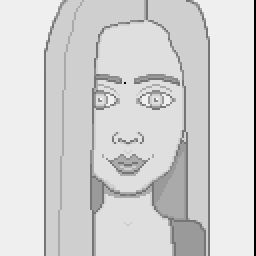
#> input picture Algebra_lineal/network_img.png, 128 x 128 px (shown 2 times larger)
$ jupyter execute --allow-errors Matrices.ipynb
#> lines starting #> are read from the running program, lines starting #| are printed output that depends on the picture
# Operaciones con matrices

Hoy estaba leyendo el manual de diseño para un Data Science y me encontré con una sección interesante acerca de álgebra lineal. Concretamente se trata de operaciones con matrices.
Lo que lo hizo tan interesante fue el uso de imágenes para representar las operaciones.

[cell 1]
import matplotlib.pyplot as plt
import cv2
import numpy as np

[cell 2]
img = cv2.imread("logo.png",0)

#> (a cell that did not finish here is left out)

#> (a cell that did not finish here is left out)

#> (a cell that did not finish here is left out)

[cell 6]
img2 = cv2.imread("network_img.png",0)
#> img2 is the input picture: shape (128, 128); min 0, max 255, mean 212.3
img2 = cv2.resize(img2,(100,100))
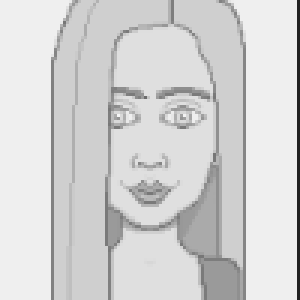
#> img2: shape (100, 100) (shown 3 times larger); min 33, max 246, mean 212
plt.imshow(img2,'gray')

## Suma de matrices

La primera operación consiste en una suma de matrices, cada elemento (pixel) de la nueva imagen será el resultado de sumar los elementos individuales de cada imagen.
$M_{ij} = \alpha \times{img_{ij}}+ (1-\alpha)\times{img2_{ij}}$

Alpha es el factor que permitirá ir de una imagen a otra suavemente.

[cell 7]
alpha = 0.1
#> (the rest of this cell did not finish here and is left out)

#> (a cell that did not finish here is left out)

Puede verse cómo ambas imágenes aparecen con cierta transparencia. Esto es porque tomamos sólo parte del valor original.

#> (a cell that did not finish here is left out)

## Multiplicación de matrices

El caso base es el producto punto de dos vectores. Consiste en multiplicar los componentes de los vectores de forma individual y luego sumarlos para obtener un valor escalar.

[cell 10]
vector1 = np.array([1,2,3])
vector2 = np.array([3,2,1])

producto = vector1 * vector2
producto

[cell 11]
producto_punto = producto.sum()
producto_punto

Para esto ya existe un módulo de numpy, pero de todas formas lo dejo escrito.

[cell 12]
np.dot(vector1,vector2)

La multiplicación de matrices consiste en una generalización, vamos a realizar un producto punto entre filas y columnas para formar una nueva matriz.

[cell 13]
matriz1 = np.array([[1,2,3],[1,2,3]])
matriz1

[cell 14]
matriz2 = np.array([[3,3],[2,2],[1,1]])
matriz2

[cell 15]
np.dot(matriz1,matriz2)

El producto punto tiene una relación con la covarianza, así que podemos decir que esta operación es una forma de medir qué tan parecidos son dos vectores.

[cell 16]
#dos vectores apuntando en sentido opuesto
vector1 = np.array([1,2])
vector2 = np.array([-1,-2])
np.dot(vector1,vector2)

[cell 17]
#dos vectores apuntando al mismo sentido
vector1 = np.array([1,2])
vector2 = np.array([1,2])
np.dot(vector1,vector2)

Cuando apunta en el sentido opuesto, el valor es el mismo en negativo, como si se tratase de una correlación negativa. Una variable afecta negativamente a la otra.

[cell 18]
#Vectores perpendiculares
vector1 = np.array([0,2])
vector2 = np.array([2,0])
np.dot(vector1,vector2)

Un vector a noventa grados es lo más lejano que dos vectores pueden estar, si uno de los puntos pasa esos noventa grados, empieza la covarianza negativa, lo cual también implica relación.

### Imágenes
La multiplicación de una imagen por determinadas matrices produce efectos interesantes.

[cell 19]
giro = np.transpose(img)

Primero voy a hacer una operación básica que es la matriz transpuesta

[cell 20]
plt.subplot(1,2,1)
#> (the rest of this cell did not finish here and is left out)

Ahora voy a generar una matriz de permutación que permite mover los elementos de una matriz sin alterar sus cantidades, sólo los cambia de lugar. Para lograrlo necesitamos una matriz que sólo tenga un 1 por cada fila o columna.

[cell 21]
m_permutacion = np.array([[1,0,0],[0,0,1],[0,1,0]])
m_permutacion

Ahora generaré una matriz de permutación para producir una rotación sobre la imagen.

[cell 22]
m_permutacion = np.zeros((100,100))
j = 99
for i in range(100):
    m_permutacion[i,j]=1
    j-=1

[cell 23]
plt.imshow(m_permutacion)
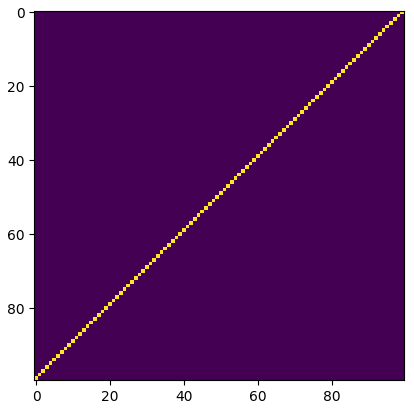
#> figure drawn by matplotlib, 1 panel

#> (a cell that did not finish here is left out)

[cell 25]
plt.subplot(1,2,1)
#> (the rest of this cell did not finish here and is left out)

Y ya que la multiplicación de matrices no es conmutativa, al cambiar el orden de la multiplicación obtenemos un resultado distinto.

#> (a cell that did not finish here is left out)

[cell 27]
plt.figure(figsize=(8,8))
plt.subplot(2,1,1)
#> (the rest of this cell did not finish here and is left out)

Obtuvimos dos reflejos, uno como si colocásemos el espejo a su lado, y otro al colocar el espejo arriba de la imagen.

### Matriz de permutación aleatoria

[cell 28]
opciones = list(np.arange(0,100))

[cell 29]
matriz_aleatoria = np.zeros((100,100))

[cell 30]
for i in range(100):
    j = np.random.choice(opciones)
    opciones.pop(np.where(opciones==j)[0][0])
    matriz_aleatoria[i][j] = 1

[cell 31]
plt.imshow(matriz_aleatoria,'gray')
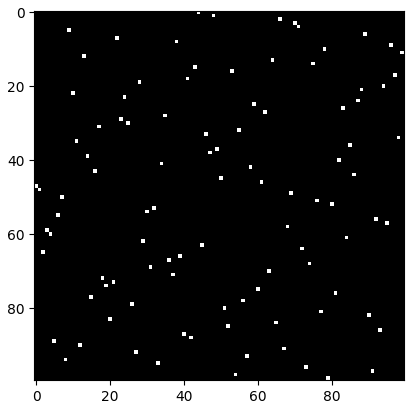
#> figure drawn by matplotlib, 1 panel

[cell 32]
transformacion = np.dot(img2,matriz_aleatoria)
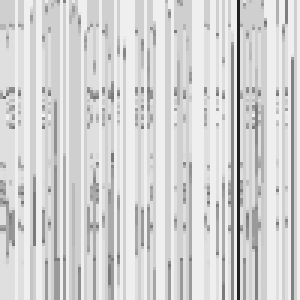
#> transformacion: shape (100, 100) float64 (shown 3 times larger); min 33, max 246, mean 212

[cell 33]
plt.imshow(transformacion,'gray')

Esta matriz de permutación mezcló las columnas, es como si hubiese sido cortada en cientos de pedazos verticales.

[cell 34]
transformacion = np.dot(matriz_aleatoria,img2)
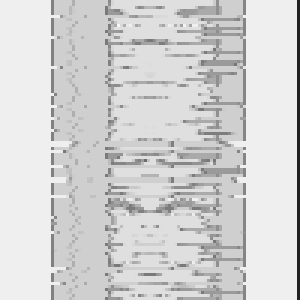
#> transformacion: shape (100, 100) float64 (shown 3 times larger); min 33, max 246, mean 212
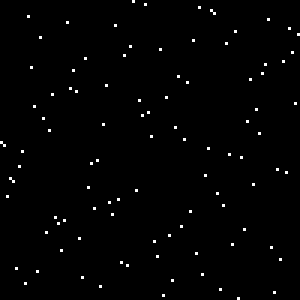
#> matriz_aleatoria: shape (100, 100) float64 (shown 3 times larger); values 0 (black) and 1 (white), 1% white in thin lines or dots
plt.imshow(transformacion,'gray')

Cambiar el orden de las matrices hace que se mezclen las filas y ya no las columnas, conocer esto puede permitirnos hacer transformaciones más planificadas.

### Experimentos

[cell 35]
m_permutacion = np.zeros((100,100))
j = 99
for i in range(50):
    m_permutacion[i,j]=1
    j-=1

for i in range(50,100):
    m_permutacion[i,j]=1
    j+=1

plt.imshow(m_permutacion,'gray')
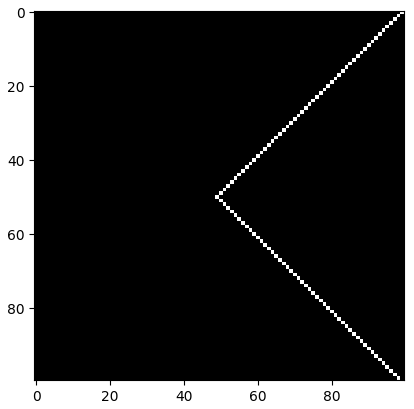
#> figure drawn by matplotlib, 1 panel
